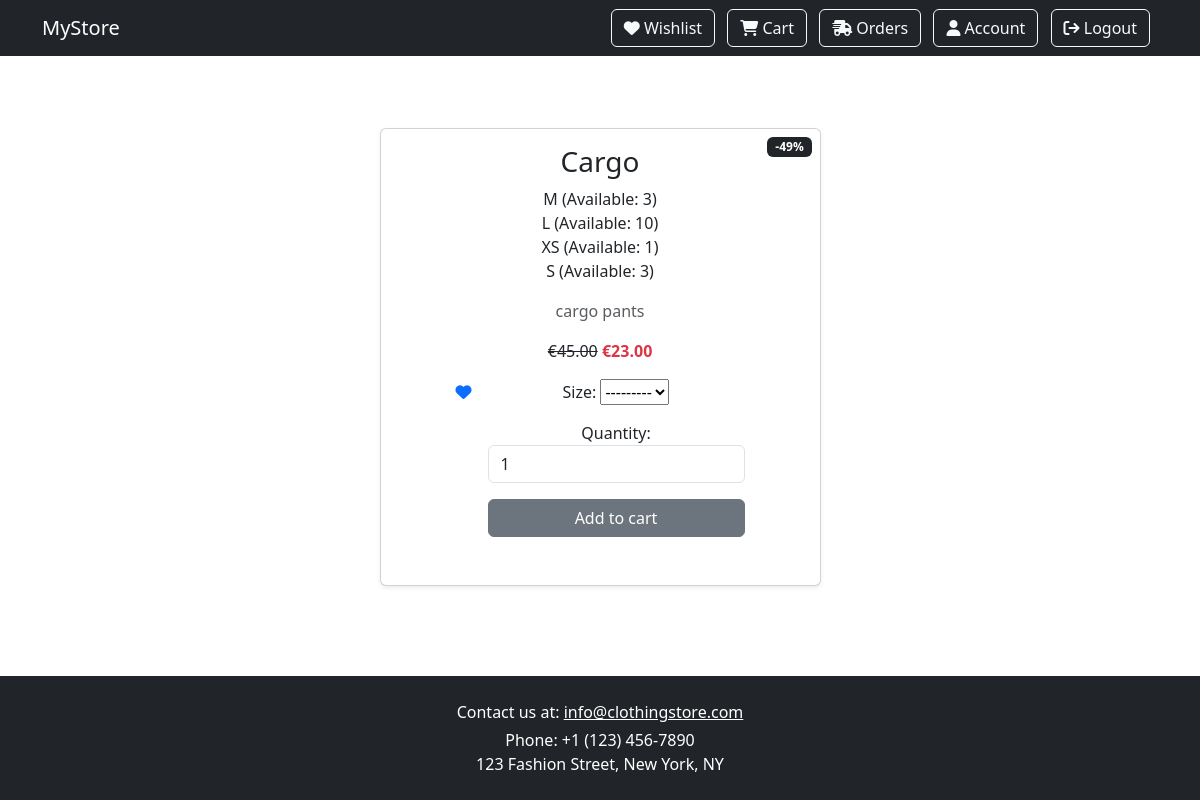
/products/product/5 (signed in), run on the app's committed database.
### products/models.py (models this page shows, shortened)
class Product(models.Model):
    name = models.CharField(max_length=100, unique=True)
    description = models.TextField(blank=True)
    price = models.DecimalField(max_digits=10, validators=[MinValueValidator(Decimal('0.01'))],decimal_places=2)
    categories = models.ManyToManyField(Category, blank=True)
    image = CloudinaryField('image', blank=True, null=True, default='placeholder')
    is_sale = models.BooleanField(default=False)
    sale_price = models.DecimalField(max_digits=10, validators=[MinValueValidator(Decimal('0.01'))],decimal_places=2, blank=True, null=True)
    class Meta:
        db_table = 'products'
        ordering = ['name']
    @property
    def discount_percentage(self):
        if self.is_sale and self.price and self.sale_price:
            return round((self.price - self.sale_price) / self.price * 100)
        return 0

class ProductStock(models.Model):
    product = models.ForeignKey(Product, on_delete=models.CASCADE, related_name='product')
    size = models.ForeignKey(Size, on_delete=models.CASCADE)
    stock = models.PositiveIntegerField(default=0)
    class Meta:
        unique_together = ('product', 'size')

class Size(models.Model):
    name = models.CharField(max_length=20, primary_key=True)
    description = models.TextField(max_length=280, blank=True)
    class Meta:
        db_table = "Sizes"
        ordering = ['name']
    def __str__(self):
        return self.name

### products/views.py (the view)
# urls.py: path('product/<int:pk>', views.product, name='product'),
def product(request,pk):
    product = Product.objects.get(id=pk)
    size = ProductStock.objects.filter(product=product)
    form = AddToCartForm()
    available_sizes = [ps.size for ps in size]
    form.fields['size'].queryset = Size.objects.filter(pk__in=[size.pk for size in available_sizes])
    user = request.user
    profile = Profile.objects.get(user=user)
    favorites = profile.favourites.all()
    context = {
        'favorites': favorites,
        'product': product,
        'sizes': size,
        'form': form,
        'is_client': user.is_authenticated and user.groups.filter(name='client').exists(),
        'is_manager': user.is_authenticated and user.groups.filter(name='manager').exists(),
        'is_admin': user.is_authenticated and user.is_superuser,
    }
    return render(request, 'product.html', context)

### shop/forms.py
class AddToCartForm(forms.Form):
    size = forms.ModelChoiceField(queryset=Size.objects.all(), required=True, label="Size")
    quantity = forms.IntegerField(min_value=1, initial=1, label="Quantity", widget=forms.NumberInput(attrs={'class': 'form-control', 'placeholder': 'Enter quantity'}))

### templates/product.html (shortened to what this page needs)
{% extends 'base.html' %}
{% load static %}
{% block content %}
    <div class="container py-5">
        <div class="row justify-content-center">
            <div class="col-md-6 col-lg-5">
                <div class="card shadow-sm">
                    {% if product.is_sale %}
                        <div class="badge bg-dark text-white position-absolute" style="top: 0.5rem; right: 0.5rem">-{{ product.discount_percentage }}%</div>
                    {% endif %}
                    <div class="card-body text-center">
                        <h3 class="card-title">{{ product.name }}</h3>
                        {% if sizes %}
                            <ul class="list-unstyled">
                            {% for product in sizes %}
                                <li>{{ product.size.name }} (Available: {{ product.stock }})</li>
                            {% endfor %}
                            </ul>
                        {% else %}
                            <span class="text-danger"><strong>No sizes available</strong></span>
                        {% endif %}
                        <p class="card-text text-muted">{{ product.description }}</p>
                        {% if product.is_sale %}
                            <strike>€{{ product.price }}</strike>
                            <span class="text-danger"><strong>€{{ product.sale_price }}</strong></span>
                        {% else %}
                            <span><strong>€{{ product.price }}</strong></span>
                        {% endif %}
                        <div class="d-flex justify-content-center gap-3 p-3">
                            {% if is_client %}
                                <form method="post" action="{% url 'toggle_wishlist' product.id %}">
                                    <button type="submit" class="btn btn-link p-0 border-0 bg-transparent">
                                        {% if product in favorites %}
                                            <i class="fa-solid fa-heart"></i>
                                        {% else %}
                                            <i class="fa-regular fa-heart"></i>
                                        {% endif %}
                                    </button>
                                </form>
                                <form method="post" action="{% url 'add_to_cart' %}">
                                    {{ form.as_p }}
                                    <button type="submit" class="btn btn-secondary w-100 mb-3">Add to cart</button>
                                </form>
                            {% endif %}
                        </div>
                    </div>
                </div>
            </div>
        </div>
    </div>
{% endblock %}

### static/css/base_style.css (style rules this page uses)
html, body { height: 100%; margin: 0; padding: 0; }
body { min-height: 100vh; display: flex; flex-direction: column; }

### data on the page
Product: discount_percentage "49", name "Cargo", description "cargo pants", price "45.00", sale_price "23.00"
ProductStock: size.name "M", stock "3"
ProductStock: size.name "L", stock "10"
ProductStock: size.name "XS", stock "1"
ProductStock: size.name "S", stock "3"
